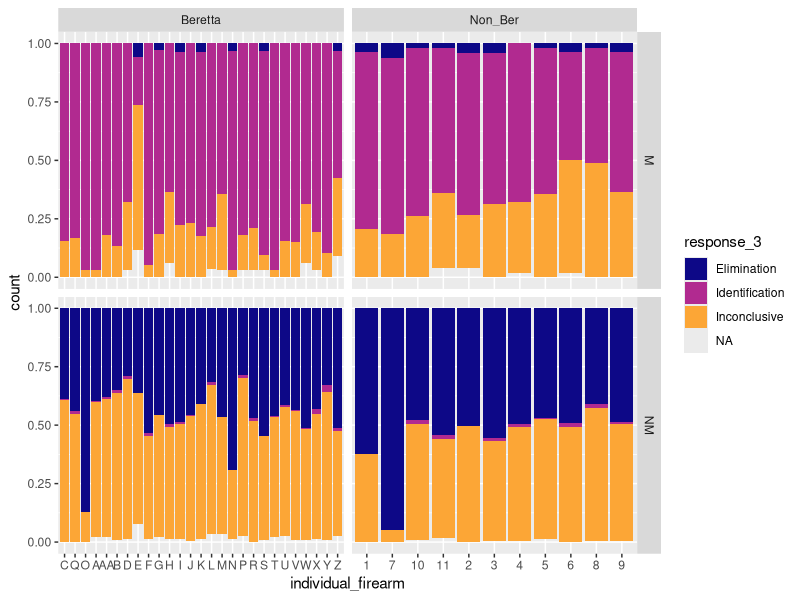

Write R code to recreate this figure.
## ---- chunk 1
library(tidyverse)
## ---- chunk 2
ames2 <- readxl::read_xlsx(here::here("real-data/ames2.xlsx"), sheet = 3) |>
  mutate(
    response_3 = case_when(stringr::str_detect(`Examiner's Analysis`, "Inc") ~ "Inconclusive",
    stringr::str_detect(`Examiner's Analysis`, "ID") ~ "Identification",
    stringr::str_detect(`Examiner's Analysis`, "Elim") ~ "Elimination"
    )
  )

ames2 |>
  select(c("M_NM", "response_3")) |>
  table() |>
  prop.table(1) |>
  round(2)
## ---- chunk 3
#| fig-width: 10
#| fig-height: 5
ames2 |>
  pivot_longer(c(Gun_1, Gun_2), names_to = "index", values_to = "individual_firearm") |>
  mutate(individual_firearm = fct_reorder(
    individual_firearm, response_3 == "Inconclusive", .fun = sum, .desc = TRUE, .na_rm = FALSE
  )) |>
  ggplot(aes(x = individual_firearm, fill = response_3)) + 
  geom_bar(position = "fill") + 
  facet_grid(cols = vars(Ber_NonBer), rows = vars(M_NM), scales = "free_x") + 
  scale_fill_viridis_d(option = "plasma", end = .8)
# facet by ruger/beretta
# bars for each firearm
# fill by decision

ames2 |>
  pivot_longer(c(Gun_1, Gun_2), names_to = "index", values_to = "individual_firearm") |>
  group_by(Ber_NonBer, M_NM) |>
  summarize(
    pct_inc = mean(response_3 == "Inconclusive", na.rm = TRUE),
    pct_id = mean(response_3 == "Identification", na.rm = TRUE))
  
